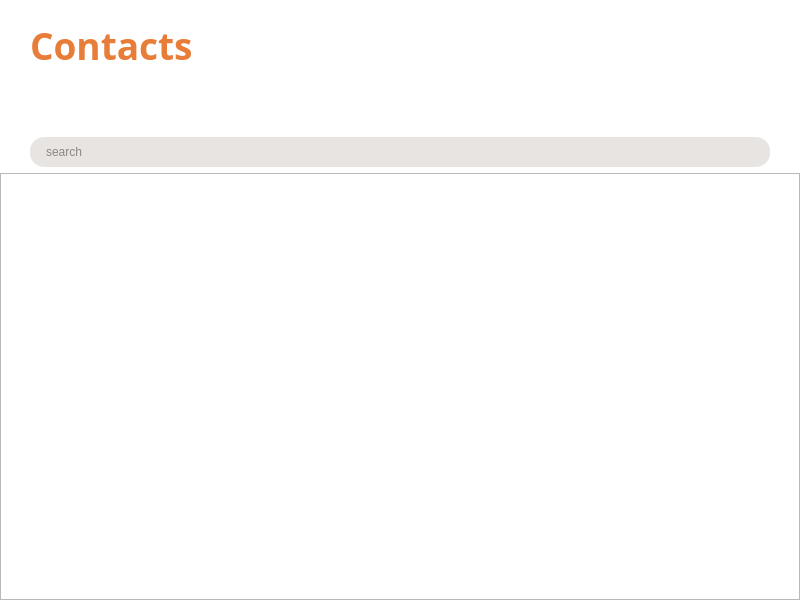
<?xml version="1.0" encoding="UTF-8"?>
<ui version="4.0">
 <class>PeopleWidget</class>
 <widget class="QWidget" name="PeopleWidget">
  <property name="geometry">
   <rect>
    <x>0</x>
    <y>0</y>
    <width>800</width>
    <height>600</height>
   </rect>
  </property>
  <property name="styleSheet">
   <string notr="true">#PeopleWidget {
    background: white;
}
</string>
  </property>
  <layout class="QVBoxLayout" name="verticalLayout">
   <property name="leftMargin">
    <number>0</number>
   </property>
   <property name="topMargin">
    <number>0</number>
   </property>
   <property name="rightMargin">
    <number>0</number>
   </property>
   <property name="bottomMargin">
    <number>0</number>
   </property>
   <item>
    <layout class="QVBoxLayout" name="header_layout">
     <property name="spacing">
      <number>0</number>
     </property>
     <property name="leftMargin">
      <number>30</number>
     </property>
     <property name="bottomMargin">
      <number>40</number>
     </property>
     <item>
      <widget class="QLabel" name="title">
       <property name="maximumSize">
        <size>
         <width>16777215</width>
         <height>16777215</height>
        </size>
       </property>
       <property name="font">
        <font>
         <family>Dyno</family>
         <pointsize>28</pointsize>
         <weight>75</weight>
         <bold>true</bold>
        </font>
       </property>
       <property name="styleSheet">
        <string notr="true">color: #e77d39; padding-top: 20px; padding-bottom: 20px; padding-left: 0px;</string>
       </property>
       <property name="lineWidth">
        <number>0</number>
       </property>
       <property name="text">
        <string>Contacts</string>
       </property>
       <property name="indent">
        <number>0</number>
       </property>
      </widget>
     </item>
     <item>
      <widget class="HorizontalMenu" name="menu" native="true"/>
     </item>
    </layout>
   </item>
   <item>
    <widget class="QLineEdit" name="entry_filter">
     <property name="font">
      <font>
       <family>Liberation Sans</family>
       <pointsize>9</pointsize>
      </font>
     </property>
     <property name="styleSheet">
      <string notr="true">QLineEdit {
    background-color: #e8e4e2;
    border-radius: 14px;
    padding-left: 14px;
    padding-right: 28px;
    color: #2c2927;
    height: 30px;
    margin-left: 30px;
    margin-right: 30px;
}</string>
     </property>
     <property name="text">
      <string notr="true"/>
     </property>
     <property name="placeholderText">
      <string>search</string>
     </property>
    </widget>
   </item>
   <item>
    <widget class="PeopleEntryView" name="entry_table"/>
   </item>
  </layout>
 </widget>
 <customwidgets>
  <customwidget>
   <class>PeopleEntryView</class>
   <extends>QTableWidget</extends>
   <header location="global">xlets/people/people_entry_view.h</header>
  </customwidget>
  <customwidget>
   <class>HorizontalMenu</class>
   <extends>QWidget</extends>
   <header location="global">xletlib/horizontal_menu.h</header>
   <container>1</container>
  </customwidget>
 </customwidgets>
 <resources>
  <include location="../../../xivoclient.qrc"/>
 </resources>
 <connections/>
</ui>
